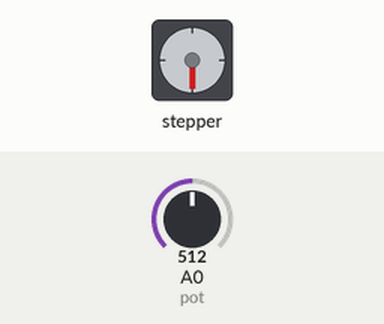
A program run on a simulated ESP8266 (NodeMCU). On the bench: stepper motor. The test bench sets the inputs (shaded band); at power-on: A0 (pot) = 512. Stepper angles assume 20 steps per turn.

Above: at 1.2 s.
1.3 s: A0 (pot) set to 716
At 1.67 s:
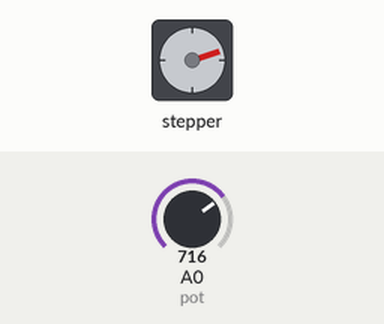
4.3 s: A0 (pot) set to 900
At 5.02 s:
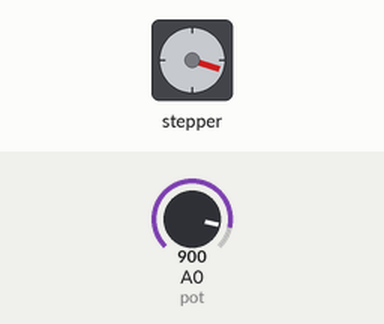
7.3 s: A0 (pot) set to 1023
At 8.66 s:
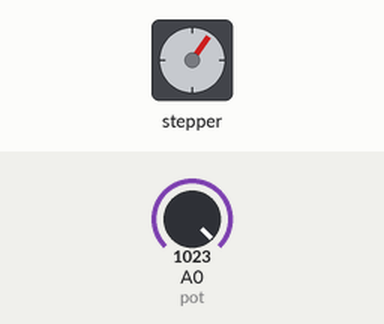
10.3 s: A0 (pot) set to 306
13.3 s: A0 (pot) set to 122
Timing chart, 0 to 17.3 s (numbered marks = the images above; inputs shaded):
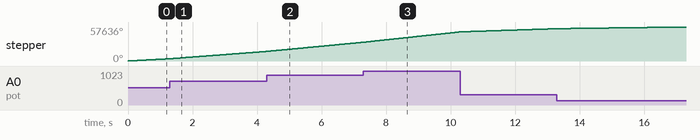

The program:

main.cpp
```cpp
#include <Arduino.h>
#include <Stepper.h>

const int numberOfSteps = 20; // number of steps you want your stepper motor to take
                              // determined for my floppy drive stepper, 20 steps = one complete rotation

#define pot A0

// initialize the stepper library on GPIO D1, D2, D4, D5
Stepper myStepper(numberOfSteps, D1, D2, D4, D5);

int previous = 0;
int value = 0;

void setup()
{
  // set the speed at 60 rpm:
  myStepper.setSpeed(60);
}

void loop()
{
  // get the sensor value
  int value = map(analogRead(pot), 0, 1023, 0, 1000);
  myStepper.setSpeed(value);

  // move 1/10 of a revolution
  myStepper.step(numberOfSteps / 10);
}
```
